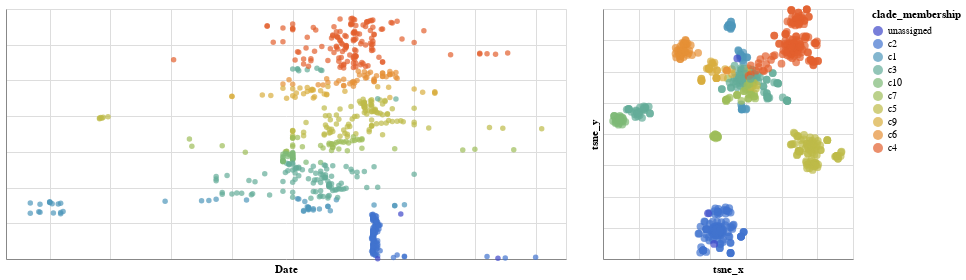

Notebook cell for this chart:
### Code cell
list_of_chart = linking_tree_with_plots_brush(
    merged_tsne_df,
    ['tsne_x','tsne_y'],
    ['tsne_x','tsne_y'],
    'clade_membership:N',
    ["strain:N"],
    domain,
    range_
)
chart_tsne = list_of_chart[0]|list_of_chart[1]
chart_tsne

### Figure 1 — Vega-Lite specification as saved in the notebook (floating-point values rounded to 4 significant figures; data arrays with more than 128 entries replaced by an {"elided": "..."} marker saying what was removed)
{"config": {"view": {"continuousWidth": 400, "continuousHeight": 300}}, "hconcat": [{"mark": "circle", "encoding": {"color": {"condition": {"type": "nominal", "field": "clade_membership", "scale": {"domain": ["unassigned", "c2", "c1", "c3", "c10", "c7", "c5", "c9", "c6", "c4"], "range": ["#3F47C9", "#4274CE", "#4F97BB", "#64AC99", "#7EB976", "#9EBE5A", "#BEBB48", "#D9AE3E", "#E69036", "#E35F2D", "#DB2823"]}, "selection": "selector015"}, "value": "gray"}, "tooltip": [{"type": "nominal", "field": "strain"}], "x": {"type": "quantitative", "axis": {"labels": false, "ticks": false}, "field": "date", "scale": {"domain": [2014.0, 2018.0]}, "title": "Date"}, "y": {"type": "quantitative", "axis": {"labels": false, "ticks": false}, "field": "y", "title": ""}}, "height": 250, "selection": {"selector015": {"type": "interval", "resolve": "global"}}, "width": 560}, {"mark": {"type": "circle", "size": 60}, "encoding": {"color": {"condition": {"type": "nominal", "field": "clade_membership", "scale": {"domain": ["unassigned", "c2", "c1", "c3", "c10", "c7", "c5", "c9", "c6", "c4"], "range": ["#3F47C9", "#4274CE", "#4F97BB", "#64AC99", "#7EB976", "#9EBE5A", "#BEBB48", "#D9AE3E", "#E69036", "#E35F2D", "#DB2823"]}, "selection": "selector015"}, "value": "gray"}, "tooltip": [{"type": "nominal", "field": "strain"}], "x": {"type": "quantitative", "axis": {"labels": false, "ticks": false}, "field": "tsne_x", "title": "tsne_x"}, "y": {"type": "quantitative", "axis": {"labels": false, "ticks": false}, "field": "tsne_y", "title": "tsne_y"}}, "height": 250, "selection": {"selector015": {"type": "interval", "resolve": "global"}}, "width": 250}], "data": {"name": "data-e86015539e9f19a50dd355479e88cc92"}, "$schema": "https://vega.github.io/schema/vega-lite/v4.8.1.json", "datasets": {"data-e86015539e9f19a50dd355479e88cc92": {"elided": "674 records"}}}
